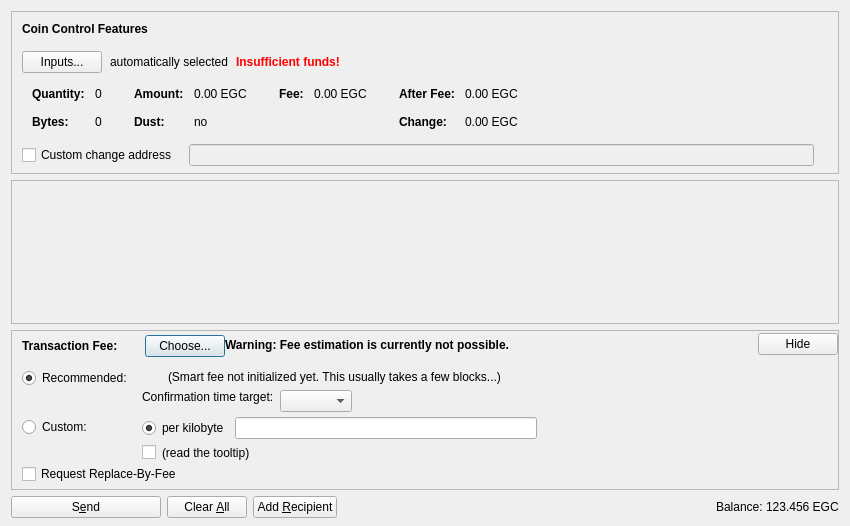
<?xml version="1.0" encoding="UTF-8"?>
<ui version="4.0">
 <class>SendCoinsDialog</class>
 <widget class="QDialog" name="SendCoinsDialog">
  <property name="geometry">
   <rect>
    <x>0</x>
    <y>0</y>
    <width>850</width>
    <height>526</height>
   </rect>
  </property>
  <property name="windowTitle">
   <string>Send Coins</string>
  </property>
  <layout class="QVBoxLayout" name="verticalLayout" stretch="0,1,0,0">
   <property name="bottomMargin">
    <number>8</number>
   </property>
   <item>
    <widget class="QFrame" name="frameCoinControl">
     <property name="sizePolicy">
      <sizepolicy hsizetype="Expanding" vsizetype="Expanding">
       <horstretch>0</horstretch>
       <verstretch>0</verstretch>
      </sizepolicy>
     </property>
     <property name="maximumSize">
      <size>
       <width>16777215</width>
       <height>16777215</height>
      </size>
     </property>
     <property name="frameShape">
      <enum>QFrame::StyledPanel</enum>
     </property>
     <property name="frameShadow">
      <enum>QFrame::Sunken</enum>
     </property>
     <layout class="QVBoxLayout" name="verticalLayoutCoinControl2">
      <property name="spacing">
       <number>0</number>
      </property>
      <property name="leftMargin">
       <number>0</number>
      </property>
      <property name="topMargin">
       <number>0</number>
      </property>
      <property name="rightMargin">
       <number>0</number>
      </property>
      <property name="bottomMargin">
       <number>6</number>
      </property>
      <item>
       <layout class="QVBoxLayout" name="verticalLayoutCoinControl" stretch="0,0,0,0,1">
        <property name="spacing">
         <number>0</number>
        </property>
        <property name="leftMargin">
         <number>10</number>
        </property>
        <property name="topMargin">
         <number>10</number>
        </property>
        <item>
         <layout class="QHBoxLayout" name="horizontalLayoutCoinControl1">
          <property name="bottomMargin">
           <number>15</number>
          </property>
          <item>
           <widget class="QLabel" name="labelCoinControlFeatures">
            <property name="sizePolicy">
             <sizepolicy hsizetype="Preferred" vsizetype="Maximum">
              <horstretch>0</horstretch>
              <verstretch>0</verstretch>
             </sizepolicy>
            </property>
            <property name="font">
             <font>
              <weight>75</weight>
              <bold>true</bold>
             </font>
            </property>
            <property name="styleSheet">
             <string notr="true">font-weight:bold;</string>
            </property>
            <property name="text">
             <string>Coin Control Features</string>
            </property>
           </widget>
          </item>
         </layout>
        </item>
        <item>
         <layout class="QHBoxLayout" name="horizontalLayoutCoinControl2" stretch="0,0,0,0">
          <property name="spacing">
           <number>8</number>
          </property>
          <property name="bottomMargin">
           <number>10</number>
          </property>
          <item>
           <widget class="QPushButton" name="pushButtonCoinControl">
            <property name="styleSheet">
             <string notr="true"/>
            </property>
            <property name="text">
             <string>Inputs...</string>
            </property>
            <property name="autoDefault">
             <bool>false</bool>
            </property>
           </widget>
          </item>
          <item>
           <widget class="QLabel" name="labelCoinControlAutomaticallySelected">
            <property name="text">
             <string>automatically selected</string>
            </property>
            <property name="margin">
             <number>5</number>
            </property>
           </widget>
          </item>
          <item>
           <widget class="QLabel" name="labelCoinControlInsuffFunds">
            <property name="font">
             <font>
              <weight>75</weight>
              <bold>true</bold>
             </font>
            </property>
            <property name="styleSheet">
             <string notr="true">color:red;font-weight:bold;</string>
            </property>
            <property name="text">
             <string>Insufficient funds!</string>
            </property>
            <property name="margin">
             <number>5</number>
            </property>
           </widget>
          </item>
          <item>
           <spacer name="horizontalSpacerCoinControl">
            <property name="orientation">
             <enum>Qt::Horizontal</enum>
            </property>
            <property name="sizeHint" stdset="0">
             <size>
              <width>40</width>
              <height>1</height>
             </size>
            </property>
           </spacer>
          </item>
         </layout>
        </item>
        <item>
         <widget class="QWidget" name="widgetCoinControl" native="true">
          <property name="sizePolicy">
           <sizepolicy hsizetype="Preferred" vsizetype="Preferred">
            <horstretch>0</horstretch>
            <verstretch>0</verstretch>
           </sizepolicy>
          </property>
          <property name="minimumSize">
           <size>
            <width>0</width>
            <height>0</height>
           </size>
          </property>
          <property name="styleSheet">
           <string notr="true"/>
          </property>
          <layout class="QHBoxLayout" name="horizontalLayoutCoinControl5">
           <property name="leftMargin">
            <number>0</number>
           </property>
           <property name="topMargin">
            <number>0</number>
           </property>
           <property name="rightMargin">
            <number>0</number>
           </property>
           <property name="bottomMargin">
            <number>0</number>
           </property>
           <item>
            <layout class="QHBoxLayout" name="horizontalLayoutCoinControl3" stretch="0,0,0,1">
             <property name="spacing">
              <number>20</number>
             </property>
             <property name="topMargin">
              <number>0</number>
             </property>
             <property name="bottomMargin">
              <number>10</number>
             </property>
             <item>
              <layout class="QFormLayout" name="formLayoutCoinControl1">
               <property name="horizontalSpacing">
                <number>10</number>
               </property>
               <property name="verticalSpacing">
                <number>14</number>
               </property>
               <property name="leftMargin">
                <number>10</number>
               </property>
               <property name="topMargin">
                <number>4</number>
               </property>
               <property name="rightMargin">
                <number>6</number>
               </property>
               <item row="0" column="0">
                <widget class="QLabel" name="labelCoinControlQuantityText">
                 <property name="font">
                  <font>
                   <weight>75</weight>
                   <bold>true</bold>
                  </font>
                 </property>
                 <property name="text">
                  <string>Quantity:</string>
                 </property>
                 <property name="margin">
                  <number>0</number>
                 </property>
                </widget>
               </item>
               <item row="0" column="1">
                <widget class="QLabel" name="labelCoinControlQuantity">
                 <property name="cursor">
                  <cursorShape>IBeamCursor</cursorShape>
                 </property>
                 <property name="contextMenuPolicy">
                  <enum>Qt::ActionsContextMenu</enum>
                 </property>
                 <property name="text">
                  <string notr="true">0</string>
                 </property>
                 <property name="margin">
                  <number>0</number>
                 </property>
                 <property name="textInteractionFlags">
                  <set>Qt::LinksAccessibleByMouse|Qt::TextSelectableByKeyboard|Qt::TextSelectableByMouse</set>
                 </property>
                </widget>
               </item>
               <item row="1" column="0">
                <widget class="QLabel" name="labelCoinControlBytesText">
                 <property name="font">
                  <font>
                   <weight>75</weight>
                   <bold>true</bold>
                  </font>
                 </property>
                 <property name="text">
                  <string>Bytes:</string>
                 </property>
                </widget>
               </item>
               <item row="1" column="1">
                <widget class="QLabel" name="labelCoinControlBytes">
                 <property name="cursor">
                  <cursorShape>IBeamCursor</cursorShape>
                 </property>
                 <property name="contextMenuPolicy">
                  <enum>Qt::ActionsContextMenu</enum>
                 </property>
                 <property name="text">
                  <string notr="true">0</string>
                 </property>
                 <property name="textInteractionFlags">
                  <set>Qt::LinksAccessibleByMouse|Qt::TextSelectableByKeyboard|Qt::TextSelectableByMouse</set>
                 </property>
                </widget>
               </item>
              </layout>
             </item>
             <item>
              <layout class="QFormLayout" name="formLayoutCoinControl2">
               <property name="horizontalSpacing">
                <number>10</number>
               </property>
               <property name="verticalSpacing">
                <number>14</number>
               </property>
               <property name="leftMargin">
                <number>6</number>
               </property>
               <property name="topMargin">
                <number>4</number>
               </property>
               <property name="rightMargin">
                <number>6</number>
               </property>
               <item row="0" column="0">
                <widget class="QLabel" name="labelCoinControlAmountText">
                 <property name="font">
                  <font>
                   <weight>75</weight>
                   <bold>true</bold>
                  </font>
                 </property>
                 <property name="text">
                  <string>Amount:</string>
                 </property>
                 <property name="margin">
                  <number>0</number>
                 </property>
                </widget>
               </item>
               <item row="0" column="1">
                <widget class="QLabel" name="labelCoinControlAmount">
                 <property name="cursor">
                  <cursorShape>IBeamCursor</cursorShape>
                 </property>
                 <property name="contextMenuPolicy">
                  <enum>Qt::ActionsContextMenu</enum>
                 </property>
                 <property name="text">
                  <string notr="true">0.00 EGC</string>
                 </property>
                 <property name="textInteractionFlags">
                  <set>Qt::LinksAccessibleByMouse|Qt::TextSelectableByKeyboard|Qt::TextSelectableByMouse</set>
                 </property>
                </widget>
               </item>
               <item row="1" column="0">
                <widget class="QLabel" name="labelCoinControlLowOutputText">
                 <property name="font">
                  <font>
                   <weight>75</weight>
                   <bold>true</bold>
                  </font>
                 </property>
                 <property name="text">
                  <string>Dust:</string>
                 </property>
                </widget>
               </item>
               <item row="1" column="1">
                <widget class="QLabel" name="labelCoinControlLowOutput">
                 <property name="cursor">
                  <cursorShape>IBeamCursor</cursorShape>
                 </property>
                 <property name="contextMenuPolicy">
                  <enum>Qt::ActionsContextMenu</enum>
                 </property>
                 <property name="text">
                  <string notr="true">no</string>
                 </property>
                 <property name="textInteractionFlags">
                  <set>Qt::LinksAccessibleByMouse|Qt::TextSelectableByKeyboard|Qt::TextSelectableByMouse</set>
                 </property>
                </widget>
               </item>
              </layout>
             </item>
             <item>
              <layout class="QFormLayout" name="formLayoutCoinControl3">
               <property name="horizontalSpacing">
                <number>10</number>
               </property>
               <property name="verticalSpacing">
                <number>14</number>
               </property>
               <property name="leftMargin">
                <number>6</number>
               </property>
               <property name="topMargin">
                <number>4</number>
               </property>
               <property name="rightMargin">
                <number>6</number>
               </property>
               <item row="0" column="0">
                <widget class="QLabel" name="labelCoinControlFeeText">
                 <property name="font">
                  <font>
                   <weight>75</weight>
                   <bold>true</bold>
                  </font>
                 </property>
                 <property name="text">
                  <string>Fee:</string>
                 </property>
                 <property name="margin">
                  <number>0</number>
                 </property>
                </widget>
               </item>
               <item row="0" column="1">
                <widget class="QLabel" name="labelCoinControlFee">
                 <property name="cursor">
                  <cursorShape>IBeamCursor</cursorShape>
                 </property>
                 <property name="contextMenuPolicy">
                  <enum>Qt::ActionsContextMenu</enum>
                 </property>
                 <property name="text">
                  <string notr="true">0.00 EGC</string>
                 </property>
                 <property name="textInteractionFlags">
                  <set>Qt::LinksAccessibleByMouse|Qt::TextSelectableByKeyboard|Qt::TextSelectableByMouse</set>
                 </property>
                </widget>
               </item>
              </layout>
             </item>
             <item>
              <layout class="QFormLayout" name="formLayoutCoinControl4">
               <property name="horizontalSpacing">
                <number>10</number>
               </property>
               <property name="verticalSpacing">
                <number>14</number>
               </property>
               <property name="leftMargin">
                <number>6</number>
               </property>
               <property name="topMargin">
                <number>4</number>
               </property>
               <property name="rightMargin">
                <number>6</number>
               </property>
               <item row="0" column="0">
                <widget class="QLabel" name="labelCoinControlAfterFeeText">
                 <property name="font">
                  <font>
                   <weight>75</weight>
                   <bold>true</bold>
                  </font>
                 </property>
                 <property name="text">
                  <string>After Fee:</string>
                 </property>
                 <property name="margin">
                  <number>0</number>
                 </property>
                </widget>
               </item>
               <item row="0" column="1">
                <widget class="QLabel" name="labelCoinControlAfterFee">
                 <property name="cursor">
                  <cursorShape>IBeamCursor</cursorShape>
                 </property>
                 <property name="contextMenuPolicy">
                  <enum>Qt::ActionsContextMenu</enum>
                 </property>
                 <property name="text">
                  <string notr="true">0.00 EGC</string>
                 </property>
                 <property name="textInteractionFlags">
                  <set>Qt::LinksAccessibleByMouse|Qt::TextSelectableByKeyboard|Qt::TextSelectableByMouse</set>
                 </property>
                </widget>
               </item>
               <item row="1" column="0">
                <widget class="QLabel" name="labelCoinControlChangeText">
                 <property name="font">
                  <font>
                   <weight>75</weight>
                   <bold>true</bold>
                  </font>
                 </property>
                 <property name="text">
                  <string>Change:</string>
                 </property>
                </widget>
               </item>
               <item row="1" column="1">
                <widget class="QLabel" name="labelCoinControlChange">
                 <property name="cursor">
                  <cursorShape>IBeamCursor</cursorShape>
                 </property>
                 <property name="contextMenuPolicy">
                  <enum>Qt::ActionsContextMenu</enum>
                 </property>
                 <property name="text">
                  <string notr="true">0.00 EGC</string>
                 </property>
                 <property name="textInteractionFlags">
                  <set>Qt::LinksAccessibleByMouse|Qt::TextSelectableByKeyboard|Qt::TextSelectableByMouse</set>
                 </property>
                </widget>
               </item>
              </layout>
             </item>
            </layout>
           </item>
          </layout>
         </widget>
        </item>
        <item>
         <layout class="QHBoxLayout" name="horizontalLayoutCoinControl4" stretch="0,0,0">
          <property name="spacing">
           <number>12</number>
          </property>
          <property name="sizeConstraint">
           <enum>QLayout::SetDefaultConstraint</enum>
          </property>
          <property name="topMargin">
           <number>5</number>
          </property>
          <property name="rightMargin">
           <number>5</number>
          </property>
          <item>
           <widget class="QCheckBox" name="checkBoxCoinControlChange">
            <property name="toolTip">
             <string>If this is activated, but the change address is empty or invalid, change will be sent to a newly generated address.</string>
            </property>
            <property name="text">
             <string>Custom change address</string>
            </property>
           </widget>
          </item>
          <item>
           <widget class="QValidatedLineEdit" name="lineEditCoinControlChange">
            <property name="enabled">
             <bool>false</bool>
            </property>
            <property name="sizePolicy">
             <sizepolicy hsizetype="Expanding" vsizetype="Fixed">
              <horstretch>0</horstretch>
              <verstretch>0</verstretch>
             </sizepolicy>
            </property>
           </widget>
          </item>
          <item>
           <widget class="QLabel" name="labelCoinControlChangeLabel">
            <property name="sizePolicy">
             <sizepolicy hsizetype="Preferred" vsizetype="Expanding">
              <horstretch>0</horstretch>
              <verstretch>0</verstretch>
             </sizepolicy>
            </property>
            <property name="minimumSize">
             <size>
              <width>0</width>
              <height>0</height>
             </size>
            </property>
            <property name="text">
             <string/>
            </property>
            <property name="margin">
             <number>3</number>
            </property>
           </widget>
          </item>
         </layout>
        </item>
        <item>
         <spacer name="verticalSpacerCoinControl">
          <property name="orientation">
           <enum>Qt::Vertical</enum>
          </property>
          <property name="sizeHint" stdset="0">
           <size>
            <width>800</width>
            <height>1</height>
           </size>
          </property>
         </spacer>
        </item>
       </layout>
      </item>
     </layout>
    </widget>
   </item>
   <item>
    <widget class="QScrollArea" name="scrollArea">
     <property name="widgetResizable">
      <bool>true</bool>
     </property>
     <widget class="QWidget" name="scrollAreaWidgetContents">
      <property name="geometry">
       <rect>
        <x>0</x>
        <y>0</y>
        <width>830</width>
        <height>104</height>
       </rect>
      </property>
      <layout class="QVBoxLayout" name="verticalLayout_2" stretch="0,1">
       <property name="leftMargin">
        <number>0</number>
       </property>
       <property name="topMargin">
        <number>0</number>
       </property>
       <property name="rightMargin">
        <number>0</number>
       </property>
       <property name="bottomMargin">
        <number>0</number>
       </property>
       <item>
        <layout class="QVBoxLayout" name="entries">
         <property name="spacing">
          <number>6</number>
         </property>
        </layout>
       </item>
       <item>
        <spacer name="verticalSpacer">
         <property name="orientation">
          <enum>Qt::Vertical</enum>
         </property>
         <property name="sizeHint" stdset="0">
          <size>
           <width>20</width>
           <height>40</height>
          </size>
         </property>
        </spacer>
       </item>
      </layout>
     </widget>
    </widget>
   </item>
   <item>
    <widget class="QFrame" name="frameFee">
     <property name="sizePolicy">
      <sizepolicy hsizetype="Expanding" vsizetype="Expanding">
       <horstretch>0</horstretch>
       <verstretch>0</verstretch>
      </sizepolicy>
     </property>
     <property name="maximumSize">
      <size>
       <width>16777215</width>
       <height>16777215</height>
      </size>
     </property>
     <property name="frameShape">
      <enum>QFrame::StyledPanel</enum>
     </property>
     <property name="frameShadow">
      <enum>QFrame::Sunken</enum>
     </property>
     <layout class="QVBoxLayout" name="verticalLayoutFee1">
      <property name="spacing">
       <number>0</number>
      </property>
      <property name="leftMargin">
       <number>0</number>
      </property>
      <property name="topMargin">
       <number>0</number>
      </property>
      <property name="rightMargin">
       <number>0</number>
      </property>
      <property name="bottomMargin">
       <number>0</number>
      </property>
      <item>
       <layout class="QVBoxLayout" name="verticalLayoutFee2" stretch="0,0,0">
        <property name="spacing">
         <number>0</number>
        </property>
        <property name="leftMargin">
         <number>10</number>
        </property>
        <property name="topMargin">
         <number>0</number>
        </property>
        <item>
         <layout class="QHBoxLayout" name="horizontalLayoutFee1">
          <property name="bottomMargin">
           <number>0</number>
          </property>
          <item>
           <layout class="QVBoxLayout" name="verticalLayoutFee7">
            <property name="spacing">
             <number>0</number>
            </property>
            <item>
             <spacer name="verticalSpacerSmartFee">
              <property name="orientation">
               <enum>Qt::Vertical</enum>
              </property>
              <property name="sizeType">
               <enum>QSizePolicy::Fixed</enum>
              </property>
              <property name="sizeHint" stdset="0">
               <size>
                <width>1</width>
                <height>4</height>
               </size>
              </property>
             </spacer>
            </item>
            <item>
             <layout class="QHBoxLayout" name="horizontalLayoutSmartFee">
              <property name="spacing">
               <number>10</number>
              </property>
              <item>
               <widget class="QLabel" name="labelFeeHeadline">
                <property name="sizePolicy">
                 <sizepolicy hsizetype="Preferred" vsizetype="Maximum">
                  <horstretch>0</horstretch>
                  <verstretch>0</verstretch>
                 </sizepolicy>
                </property>
                <property name="font">
                 <font>
                  <weight>75</weight>
                  <bold>true</bold>
                 </font>
                </property>
                <property name="styleSheet">
                 <string notr="true">font-weight:bold;</string>
                </property>
                <property name="text">
                 <string>Transaction Fee:</string>
                </property>
               </widget>
              </item>
              <item>
               <widget class="QLabel" name="labelFeeMinimized">
                <property name="text">
                 <string/>
                </property>
               </widget>
              </item>
              <item>
               <widget class="QPushButton" name="buttonChooseFee">
                <property name="text">
                 <string>Choose...</string>
                </property>
               </widget>
              </item>
             </layout>
            </item>
            <item>
             <spacer name="verticalSpacer_5">
              <property name="orientation">
               <enum>Qt::Vertical</enum>
              </property>
              <property name="sizeHint" stdset="0">
               <size>
                <width>1</width>
                <height>1</height>
               </size>
              </property>
             </spacer>
            </item>
           </layout>
          </item>
          <item>
           <widget class="QLabel" name="fallbackFeeWarningLabel">
            <property name="toolTip">
             <string>Using the fallbackfee can result in sending a transaction that will take several hours or days (or never) to confirm. Consider choosing your fee manually or wait until you have validated the complete chain.</string>
            </property>
            <property name="font">
            <font>
                <weight>75</weight>
                <bold>true</bold>
            </font>
            </property>
            <property name="text">
             <string>Warning: Fee estimation is currently not possible.</string>
            </property>
            <property name="wordWrap">
             <bool>false</bool>
            </property>
           </widget>
          </item>
          <item>
           <spacer name="horizontalSpacer_4">
            <property name="orientation">
             <enum>Qt::Horizontal</enum>
            </property>
            <property name="sizeType">
             <enum>QSizePolicy::MinimumExpanding</enum>
            </property>
            <property name="sizeHint" stdset="0">
             <size>
              <width>40</width>
              <height>20</height>
             </size>
            </property>
           </spacer>
          </item>
          <item>
           <widget class="QPushButton" name="buttonMinimizeFee">
            <property name="toolTip">
             <string>collapse fee-settings</string>
            </property>
            <property name="text">
             <string>Hide</string>
            </property>
           </widget>
          </item>
         </layout>
        </item>
        <item>
         <widget class="QFrame" name="frameFeeSelection">
          <layout class="QVBoxLayout" name="verticalLayoutFee12">
           <property name="spacing">
            <number>0</number>
           </property>
           <property name="leftMargin">
            <number>0</number>
           </property>
           <property name="topMargin">
            <number>0</number>
           </property>
           <property name="rightMargin">
            <number>0</number>
           </property>
           <property name="bottomMargin">
            <number>0</number>
           </property>
           <item>
            <layout class="QGridLayout" name="gridLayoutFee">
             <property name="topMargin">
              <number>10</number>
             </property>
             <property name="bottomMargin">
              <number>4</number>
             </property>
             <property name="horizontalSpacing">
              <number>10</number>
             </property>
             <property name="verticalSpacing">
              <number>4</number>
             </property>
             <item row="1" column="1">
              <layout class="QVBoxLayout" name="verticalLayoutFee8">
               <property name="spacing">
                <number>6</number>
               </property>
               <item>
                <layout class="QHBoxLayout" name="horizontalLayoutFee13">
                 <item>
                  <widget class="QRadioButton" name="radioCustomPerKilobyte">
                   <property name="toolTip">
                    <string>If the custom fee is set to 1000 satoshis and the transaction is only 250 bytes, then &quot;per kilobyte&quot; only pays 250 satoshis in fee, while &quot;total at least&quot; pays 1000 satoshis. For transactions bigger than a kilobyte both pay by kilobyte.</string>
                   </property>
                   <property name="text">
                    <string>per kilobyte</string>
                   </property>
                   <property name="checked">
                    <bool>true</bool>
                   </property>
                   <attribute name="buttonGroup">
                    <string notr="true">groupCustomFee</string>
                   </attribute>
                  </widget>
                 </item>
                 <item>
                  <widget class="BitcoinAmountField" name="customFee"/>
                 </item>
                 <item>
                  <spacer name="horizontalSpacer_6">
                   <property name="orientation">
                    <enum>Qt::Horizontal</enum>
                   </property>
                   <property name="sizeHint" stdset="0">
                    <size>
                     <width>1</width>
                     <height>1</height>
                    </size>
                   </property>
                  </spacer>
                 </item>
                </layout>
               </item>
               <item>
                <layout class="QHBoxLayout" name="horizontalLayoutFee8">
                 <item>
                  <widget class="QCheckBox" name="checkBoxMinimumFee">
                   <property name="toolTip">
                    <string>Paying only the minimum fee is just fine as long as there is less transaction volume than space in the blocks. But be aware that this can end up in a never confirming transaction once there is more demand for egoldchain transactions than the network can process.</string>
                   </property>
                   <property name="text">
                    <string/>
                   </property>
                  </widget>
                 </item>
                 <item>
                  <widget class="QLabel" name="labelMinFeeWarning">
                   <property name="enabled">
                    <bool>true</bool>
                   </property>
                   <property name="toolTip">
                    <string>Paying only the minimum fee is just fine as long as there is less transaction volume than space in the blocks. But be aware that this can end up in a never confirming transaction once there is more demand for egoldchain transactions than the network can process.</string>
                   </property>
                   <property name="text">
                    <string>(read the tooltip)</string>
                   </property>
                   <property name="margin">
                    <number>5</number>
                   </property>
                  </widget>
                 </item>
                 <item>
                  <spacer name="horizontalSpacer_2">
                   <property name="orientation">
                    <enum>Qt::Horizontal</enum>
                   </property>
                   <property name="sizeHint" stdset="0">
                    <size>
                     <width>1</width>
                     <height>1</height>
                    </size>
                   </property>
                  </spacer>
                 </item>
                </layout>
               </item>
              </layout>
             </item>
             <item row="0" column="0">
              <layout class="QVBoxLayout" name="verticalLayoutFee4" stretch="0,1">
               <item>
                <widget class="QRadioButton" name="radioSmartFee">
                 <property name="text">
                  <string>Recommended:</string>
                 </property>
                 <property name="checked">
                  <bool>true</bool>
                 </property>
                 <attribute name="buttonGroup">
                  <string notr="true">groupFee</string>
                 </attribute>
                </widget>
               </item>
               <item>
                <spacer name="verticalSpacer_2">
                 <property name="orientation">
                  <enum>Qt::Vertical</enum>
                 </property>
                 <property name="sizeHint" stdset="0">
                  <size>
                   <width>1</width>
                   <height>1</height>
                  </size>
                 </property>
                </spacer>
               </item>
              </layout>
             </item>
             <item row="1" column="0">
              <layout class="QVBoxLayout" name="verticalLayoutFee9" stretch="0,1">
               <item>
                <widget class="QRadioButton" name="radioCustomFee">
                 <property name="text">
                  <string>Custom:</string>
                 </property>
                 <attribute name="buttonGroup">
                  <string notr="true">groupFee</string>
                 </attribute>
                </widget>
               </item>
               <item>
                <spacer name="verticalSpacer_6">
                 <property name="orientation">
                  <enum>Qt::Vertical</enum>
                 </property>
                 <property name="sizeHint" stdset="0">
                  <size>
                   <width>1</width>
                   <height>1</height>
                  </size>
                 </property>
                </spacer>
               </item>
              </layout>
             </item>
             <item row="0" column="1">
              <layout class="QVBoxLayout" name="verticalLayoutFee3" stretch="0,0,1">
               <property name="spacing">
                <number>6</number>
               </property>
               <property name="topMargin">
                <number>2</number>
               </property>
               <item>
                <layout class="QHBoxLayout" name="horizontalLayoutFee12">
                 <item>
                  <widget class="QLabel" name="labelSmartFee">
                   <property name="text">
                    <string/>
                   </property>
                   <property name="margin">
                    <number>2</number>
                   </property>
                  </widget>
                 </item>
                 <item>
                  <widget class="QLabel" name="labelFeeEstimation">
                   <property name="text">
                    <string/>
                   </property>
                  </widget>
                 </item>
                 <item>
                  <widget class="QLabel" name="labelSmartFee2">
                   <property name="text">
                    <string>(Smart fee not initialized yet. This usually takes a few blocks...)</string>
                   </property>
                   <property name="margin">
                    <number>2</number>
                   </property>
                  </widget>
                 </item>
                 <item>
                  <spacer name="horizontalSpacer_5">
                   <property name="orientation">
                    <enum>Qt::Horizontal</enum>
                   </property>
                   <property name="sizeHint" stdset="0">
                    <size>
                     <width>1</width>
                     <height>1</height>
                    </size>
                   </property>
                  </spacer>
                 </item>
                </layout>
               </item>
               <item>
                <layout class="QHBoxLayout" name="horizontalLayoutFee9">
                 <item>
                  <layout class="QVBoxLayout" name="verticalLayoutFee6">
                   <item>
                    <widget class="QLabel" name="labelSmartFee3">
                     <property name="text">
                      <string>Confirmation time target:</string>
                     </property>
                     <property name="margin">
                      <number>2</number>
                     </property>
                    </widget>
                   </item>
                   <item>
                    <spacer name="verticalSpacer_3">
                     <property name="orientation">
                      <enum>Qt::Vertical</enum>
                     </property>
                     <property name="sizeHint" stdset="0">
                      <size>
                       <width>1</width>
                       <height>1</height>
                      </size>
                     </property>
                    </spacer>
                   </item>
                  </layout>
                 </item>
                 <item>
                  <layout class="QVBoxLayout" name="verticalLayoutFee5">
                   <property name="rightMargin">
                    <number>30</number>
                   </property>
                   <item>
                    <layout class="QHBoxLayout" name="horizontalLayoutConfTarget">
                     <property name="bottomMargin">
                      <number>0</number>
                     </property>
                     <item>
                      <widget class="QComboBox" name="confTargetSelector"/>
                     </item>
                     <item>
                      <spacer name="horizontalSpacerConfTarget">
                       <property name="orientation">
                        <enum>Qt::Horizontal</enum>
                       </property>
                       <property name="sizeHint" stdset="0">
                        <size>
                         <width>40</width>
                         <height>20</height>
                        </size>
                       </property>
                      </spacer>
                     </item>
                    </layout>
                   </item>
                  </layout>
                 </item>
                </layout>
               </item>
               <item>
                <spacer name="verticalSpacer_4">
                 <property name="orientation">
                  <enum>Qt::Vertical</enum>
                 </property>
                 <property name="sizeHint" stdset="0">
                  <size>
                   <width>1</width>
                   <height>1</height>
                  </size>
                 </property>
                </spacer>
               </item>
              </layout>
             </item>
            </layout>
           </item>
           <item>
            <widget class="QCheckBox" name="optInRBF">
             <property name="text">
              <string>Request Replace-By-Fee</string>
             </property>
             <property name="toolTip">
              <string>Indicates that the sender may wish to replace this transaction with a new one paying higher fees (prior to being confirmed).</string>
             </property>
            </widget>
           </item>
          </layout>
         </widget>
        </item>
        <item>
         <spacer name="verticalSpacerFee">
          <property name="orientation">
           <enum>Qt::Vertical</enum>
          </property>
          <property name="sizeHint" stdset="0">
           <size>
            <width>40</width>
            <height>5</height>
           </size>
          </property>
         </spacer>
        </item>
       </layout>
      </item>
     </layout>
    </widget>
   </item>
   <item>
    <layout class="QHBoxLayout" name="horizontalLayout">
     <item>
      <widget class="QPushButton" name="sendButton">
       <property name="minimumSize">
        <size>
         <width>150</width>
         <height>0</height>
        </size>
       </property>
       <property name="toolTip">
        <string>Confirm the send action</string>
       </property>
       <property name="text">
        <string>S&amp;end</string>
       </property>
       <property name="icon">
        <iconset resource="../bitcoin.qrc">
         <normaloff>:/icons/send</normaloff>:/icons/send</iconset>
       </property>
       <property name="autoDefault">
        <bool>false</bool>
       </property>
       <property name="default">
        <bool>false</bool>
       </property>
      </widget>
     </item>
     <item>
      <widget class="QPushButton" name="clearButton">
       <property name="sizePolicy">
        <sizepolicy hsizetype="Minimum" vsizetype="Fixed">
         <horstretch>0</horstretch>
         <verstretch>0</verstretch>
        </sizepolicy>
       </property>
       <property name="toolTip">
        <string>Clear all fields of the form.</string>
       </property>
       <property name="text">
        <string>Clear &amp;All</string>
       </property>
       <property name="icon">
        <iconset resource="../bitcoin.qrc">
         <normaloff>:/icons/remove</normaloff>:/icons/remove</iconset>
       </property>
       <property name="autoDefault">
        <bool>false</bool>
       </property>
      </widget>
     </item>
     <item>
      <widget class="QPushButton" name="addButton">
       <property name="toolTip">
        <string>Send to multiple recipients at once</string>
       </property>
       <property name="text">
        <string>Add &amp;Recipient</string>
       </property>
       <property name="icon">
        <iconset resource="../bitcoin.qrc">
         <normaloff>:/icons/add</normaloff>:/icons/add</iconset>
       </property>
       <property name="autoDefault">
        <bool>false</bool>
       </property>
      </widget>
     </item>
     <item>
      <spacer name="horizontalSpacer">
       <property name="orientation">
        <enum>Qt::Horizontal</enum>
       </property>
       <property name="sizeHint" stdset="0">
        <size>
         <width>40</width>
         <height>20</height>
        </size>
       </property>
      </spacer>
     </item>
     <item>
      <layout class="QHBoxLayout" name="horizontalLayout_2">
       <property name="spacing">
        <number>3</number>
       </property>
       <item>
        <widget class="QLabel" name="label">
         <property name="sizePolicy">
          <sizepolicy hsizetype="Preferred" vsizetype="Fixed">
           <horstretch>0</horstretch>
           <verstretch>0</verstretch>
          </sizepolicy>
         </property>
         <property name="text">
          <string>Balance:</string>
         </property>
        </widget>
       </item>
       <item>
        <widget class="QLabel" name="labelBalance">
         <property name="sizePolicy">
          <sizepolicy hsizetype="Preferred" vsizetype="Fixed">
           <horstretch>0</horstretch>
           <verstretch>0</verstretch>
          </sizepolicy>
         </property>
         <property name="cursor">
          <cursorShape>IBeamCursor</cursorShape>
         </property>
         <property name="text">
          <string notr="true">123.456 EGC</string>
         </property>
         <property name="textInteractionFlags">
          <set>Qt::LinksAccessibleByMouse|Qt::TextSelectableByKeyboard|Qt::TextSelectableByMouse</set>
         </property>
        </widget>
       </item>
      </layout>
     </item>
    </layout>
   </item>
  </layout>
 </widget>
 <customwidgets>
  <customwidget>
   <class>QValidatedLineEdit</class>
   <extends>QLineEdit</extends>
   <header>qvalidatedlineedit.h</header>
  </customwidget>
  <customwidget>
   <class>BitcoinAmountField</class>
   <extends>QLineEdit</extends>
   <header>bitcoinamountfield.h</header>
   <container>1</container>
  </customwidget>
 </customwidgets>
 <resources>
  <include location="../bitcoin.qrc"/>
 </resources>
 <connections/>
 <buttongroups>
  <buttongroup name="groupFee"/>
  <buttongroup name="groupCustomFee"/>
 </buttongroups>
</ui>
